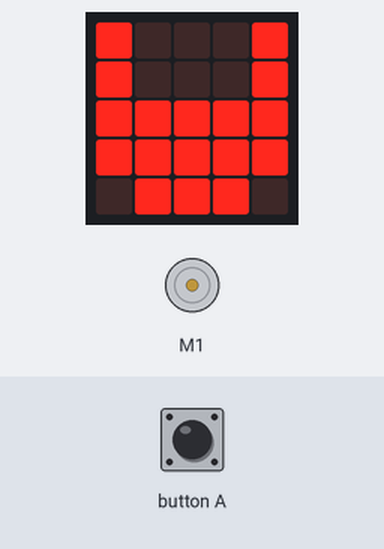
A program run on a simulated BBC micro:bit (MakeCode). Parts: the board's 5×5 LED display, DC motor (green arrow = forward, orange = backward, longer = faster). Inputs (shaded band) come from the test bench.

Above: at 4.0 s.
4.1 s: button A pressed for 0.15 s
At 6.2 s:
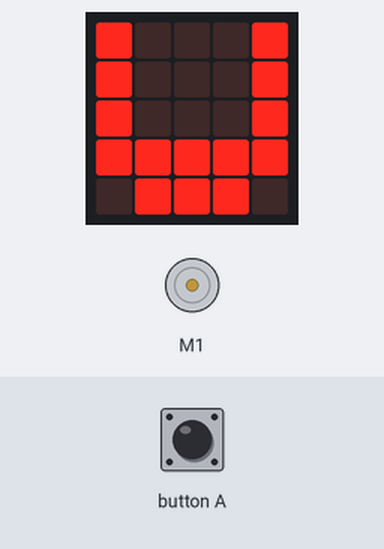
7.2 s: button A pressed 2 times (0.12 s each, 0.3 s apart)
At 8.5 s:
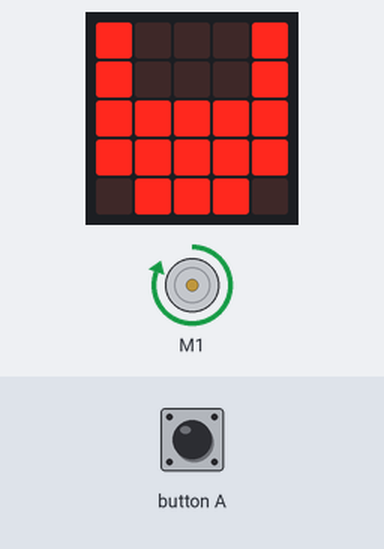
10.8 s: button A pressed 5 times (0.12 s each, 0.3 s apart)
At 15.2 s:
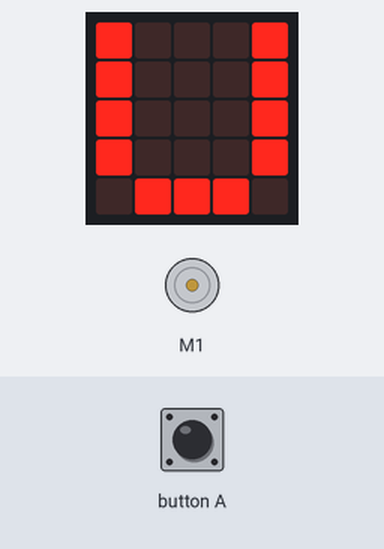
21.3 s: button A pressed for 0.15 s
At 21.8 s:
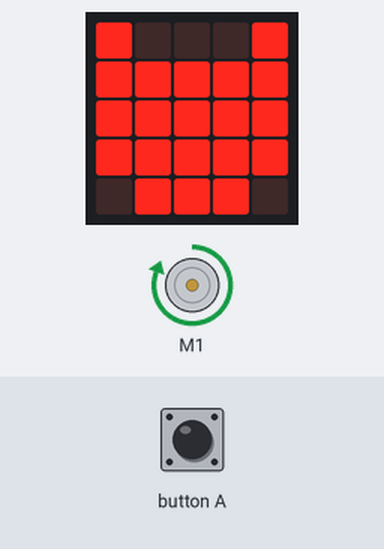
27.4 s: button A pressed for 0.15 s
At 28.7 s:
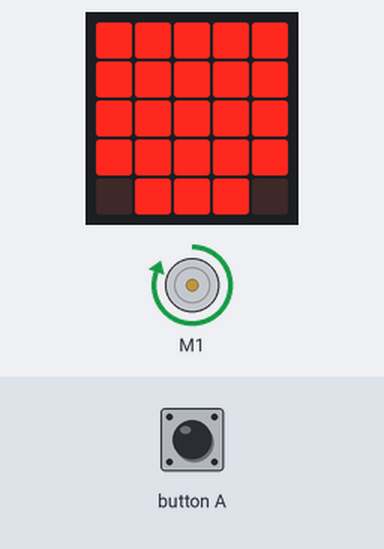
Timing chart, 0 to 30.6 s (numbered marks = the images above; inputs shaded):
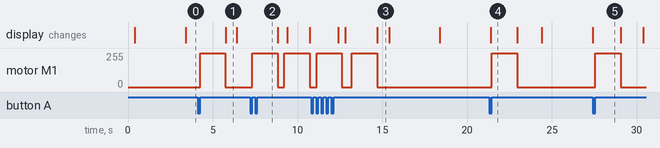

Measured:
- after the input at 4.1 s, motor M1: stopped → forward 255/255 after 0.17 s, → stopped 1.5 s later; the display: changes after 1.7 s (image 1)
- after the input at 7.2 s, motor M1: alternates forward 255/255 for 1.5 s and stopped for 0.40 s, starting after 0.12 s
- after the input at 10.8 s, motor M1: alternates forward 255/255 for 1.5 s and stopped for 0.58 s, 4 changes in all, then stays stopped, starting after 0.32 s
- after the input at 21.3 s, motor M1: stopped → forward 255/255 after 0.15 s, → stopped 1.5 s later
- after the input at 27.4 s, motor M1: stopped → forward 255/255 after 0.15 s, → stopped 1.5 s later
- what the display in image 1 shows lasts 0.6 s, from 5.8 s to 6.4 s

The program:

main.ts
```typescript
input.onButtonPressed(Button.A, function () {
    if (waterlevel > 0) {
        robotbit.MotorRun(robotbit.Motors.M1A, 255)
        basic.pause(1500)
        robotbit.MotorRun(robotbit.Motors.M1A, 0)
        waterlevel += -1
        tekenWaterlevel()
    }
})
function tekenWaterlevel () {
    if (waterlevel == 0) {
        basic.showLeds(`
            # . . . #
            # . . . #
            # . . . #
            # . . . #
            . # # # .
            `)
    } else if (waterlevel == 1) {
        basic.showLeds(`
            # . . . #
            # . . . #
            # . . . #
            # # # # #
            . # # # .
            `)
    } else if (waterlevel == 2) {
        basic.showLeds(`
            # . . . #
            # . . . #
            # # # # #
            # # # # #
            . # # # .
            `)
    } else if (waterlevel == 3) {
        basic.showLeds(`
            # . . . #
            # # # # #
            # # # # #
            # # # # #
            . # # # .
            `)
    } else if (waterlevel == 4) {
        basic.showLeds(`
            # # # # #
            # # # # #
            # # # # #
            # # # # #
            . # # # .
            `)
    } else {

    }
}
let waterlevel = 0
waterlevel = 0
basic.showLeds(`
    # . . . #
    # . . . #
    # . . . #
    # . . . #
    . # # # .
    `)
loops.everyInterval(3000, function () {
    if (waterlevel < 4) {
        waterlevel += 1
    } else {

    }
    tekenWaterlevel()
})
```

test.ts
```typescript
// tests gaan hier; deze zal niet worden gecompileerd wanneer dit pakket wordt gebruikt als extensie.
```
